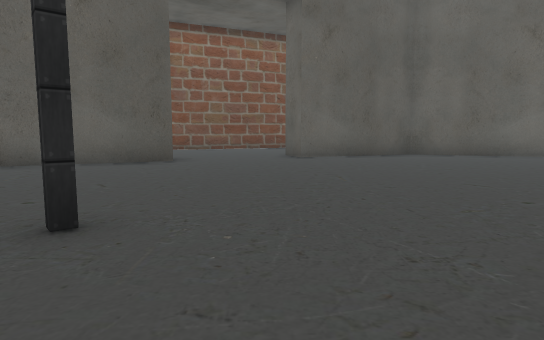
[1] (above)

21 first-person views from a walk through a 3-D level made in the Unity game engine. The camera is 1.4 m above the floor, tilts 6° down and sees 75° across. The floor is counted in squares, 2 m on a side. Each view is taken from the middle of a square. On the plan, view 1 faces up. The plan holds only what a view shows up to about 11 squares ahead; the rest is blank. The place goes on beyond the plan. The player character is not drawn. Some animated figures are left out. Some surface patterns are stand-ins.

[2]
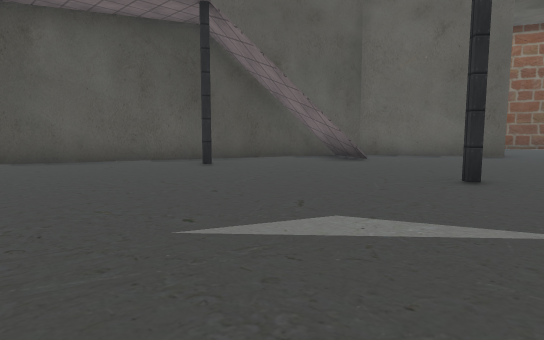

[3]
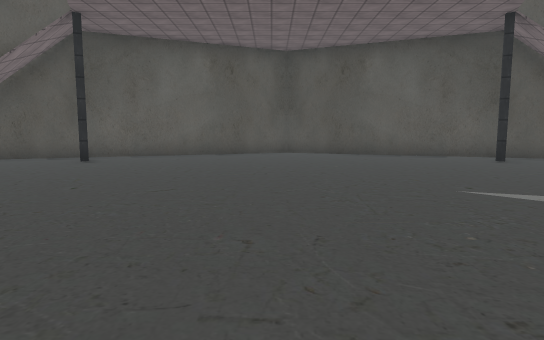

[4]
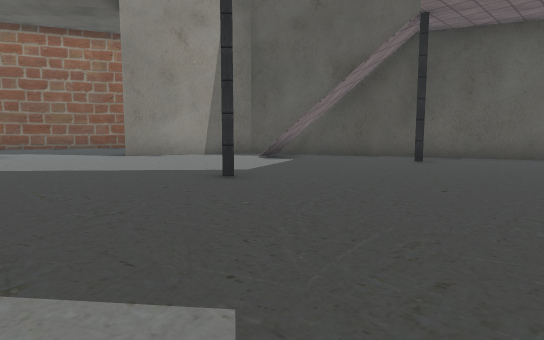

[5]
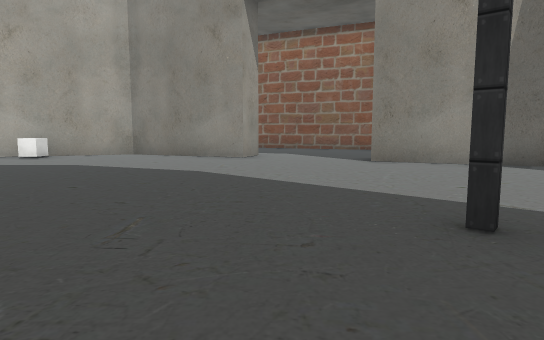

[6]
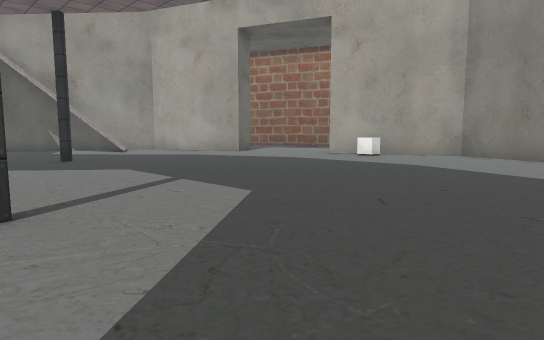

[7]
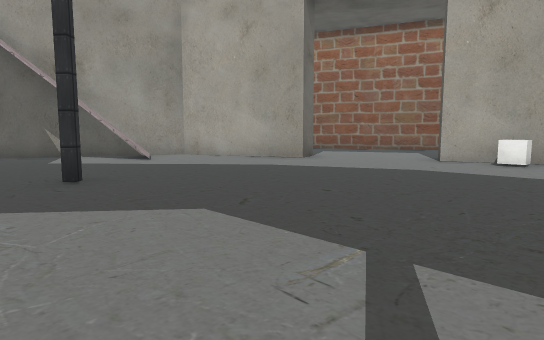

[8]
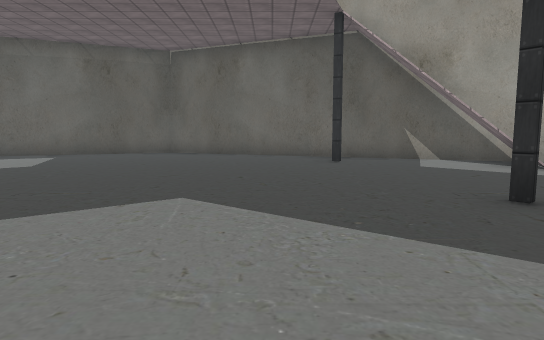

[9]
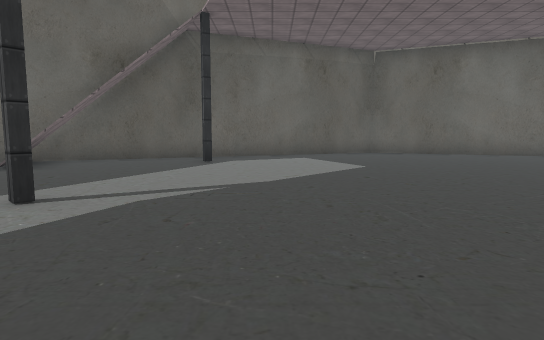

[10]
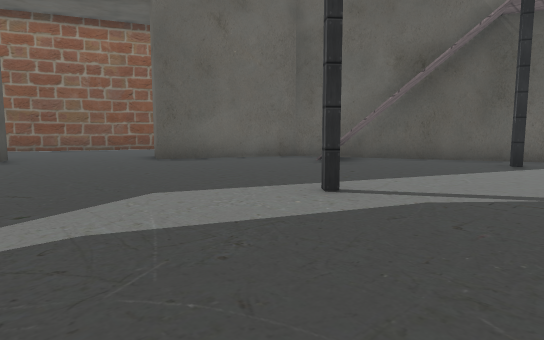

[11]
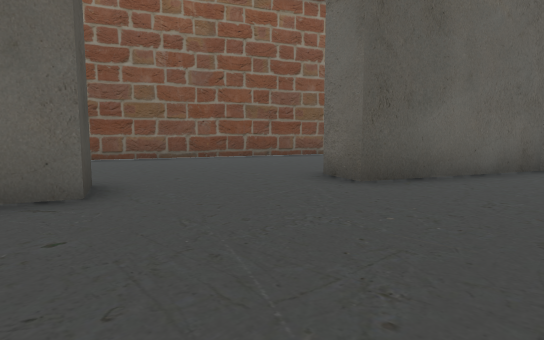

[12]
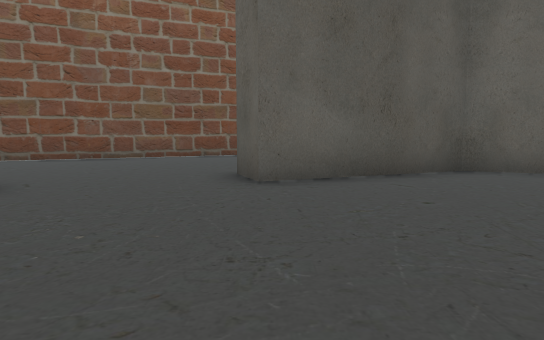

[13]
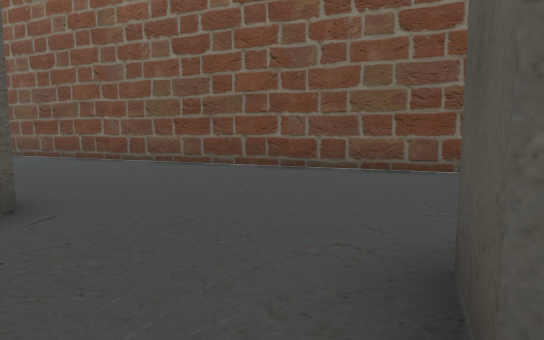

[14]
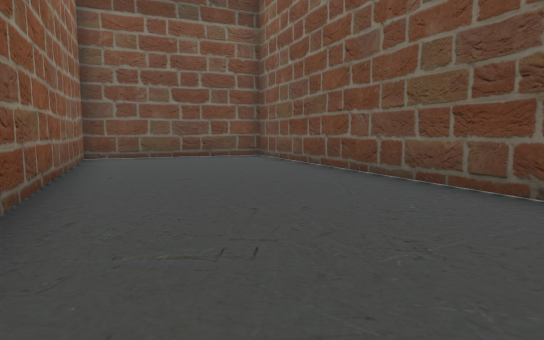

[15]
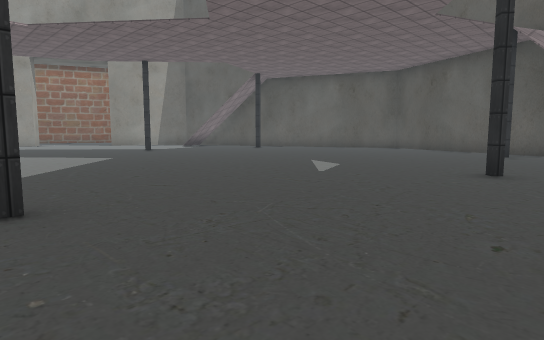

[16]
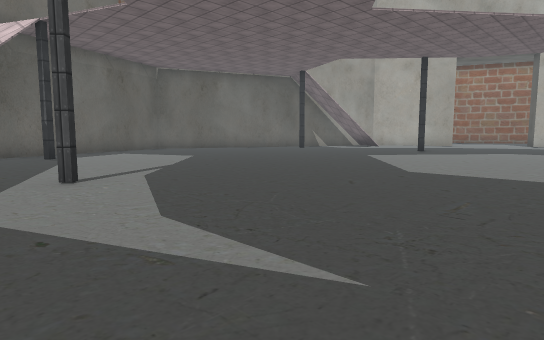

[17]
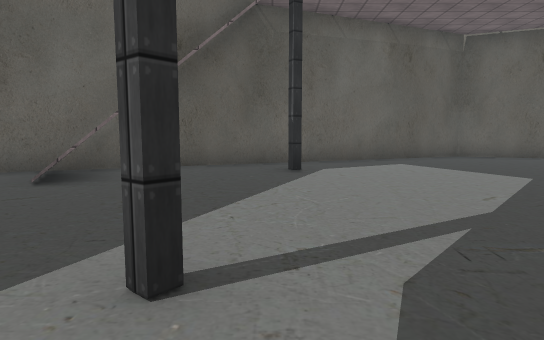

[18]
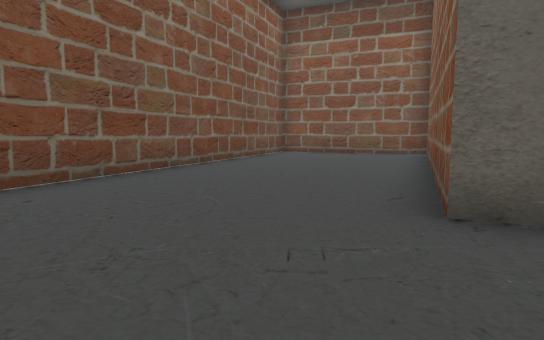

[19]
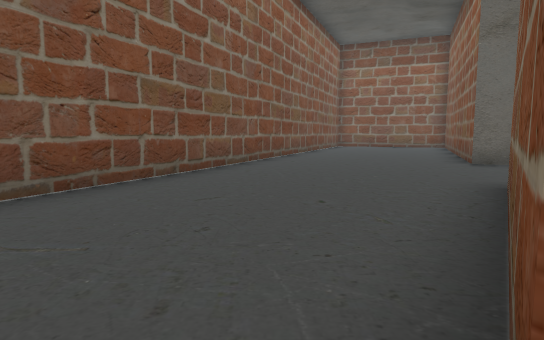

[20]
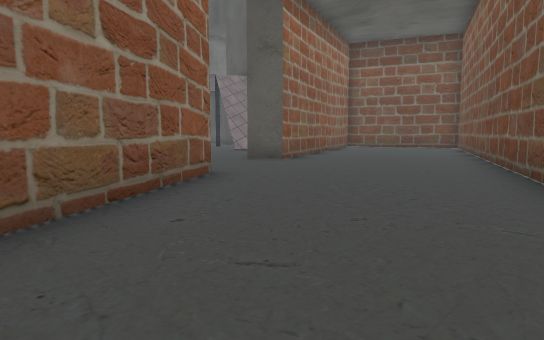

[21]
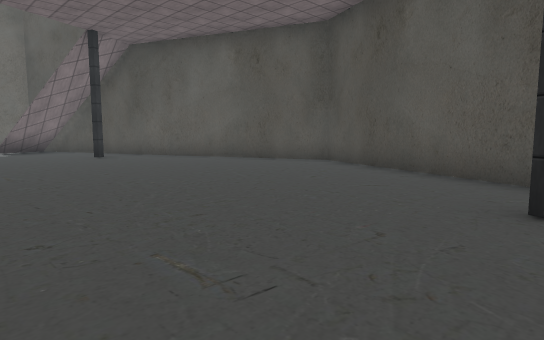

### Floor plan
Key: @ floor where view 1 was taken; # wall or solid block; . floor; / step, stairs or slope; C cube.
Columns run from 13 left of view 1 to 20 right of it. Each row starts with its distance up from view 1.
 16            ###.... ...###
 15         ###..............###
 14      ####..................####
 13    ###...........##...........###
 12  ###...........######...........##
 11 ##............###..###............
 10 #.............#......#............
  9 #........##..............##.......
  8 ##.....###................###.....
  7  #..####........... ........####..
  6  #### #/........... ......../# ###
  5      ##//.........   ......//##
  4      #. .................... .#
  3     ##.....#............#.....##
  2     #.#......................#.#
  1     #..........................#
  0    ##........@....#............##
 -1    #.............. .............#
 -2   ##.............. .............##
 -3   #............... ..............#
 -4   #............... ..............#
 -5   ##.............  .............##
 -6    #.............  .............
 -7    ##.............#............#
 -8     #..........................#
 -9     #.#......................#.#
-10     ##.....#............#.....##
-11      #. /.....................#
-12         /................../ ##
-13         ..................../#
-14         ....................
-15        ###................##
-16          ##..............##
-17           ....#.....C#...
-18           ....###..###..
-19                 ####

Positions as (right, up) in squares from view 1, and headings:
1: (0, 0), facing up
2: (0, -3), facing up-left
3: (2, -4), facing left
4: (2, -5), facing down-left
5: (0, -7), facing down
6: (1, -7), facing down-right
7: (5, -8), facing down-right
8: (7, -7), facing right
9: (7, 0), facing right
10: (7, 0), facing up-right
11: (7, 6), facing up-right
12: (1, 5), facing up
13: (1, 9), facing up-left
14: (-2, 11), facing left
15: (5, 4), facing down-left
16: (5, 4), facing down-right
17: (9, 2), facing right
18: (9, 11), facing right
19: (4, 14), facing right
20: (4, 16), facing down-left
21: (-3, 2), facing down-left
